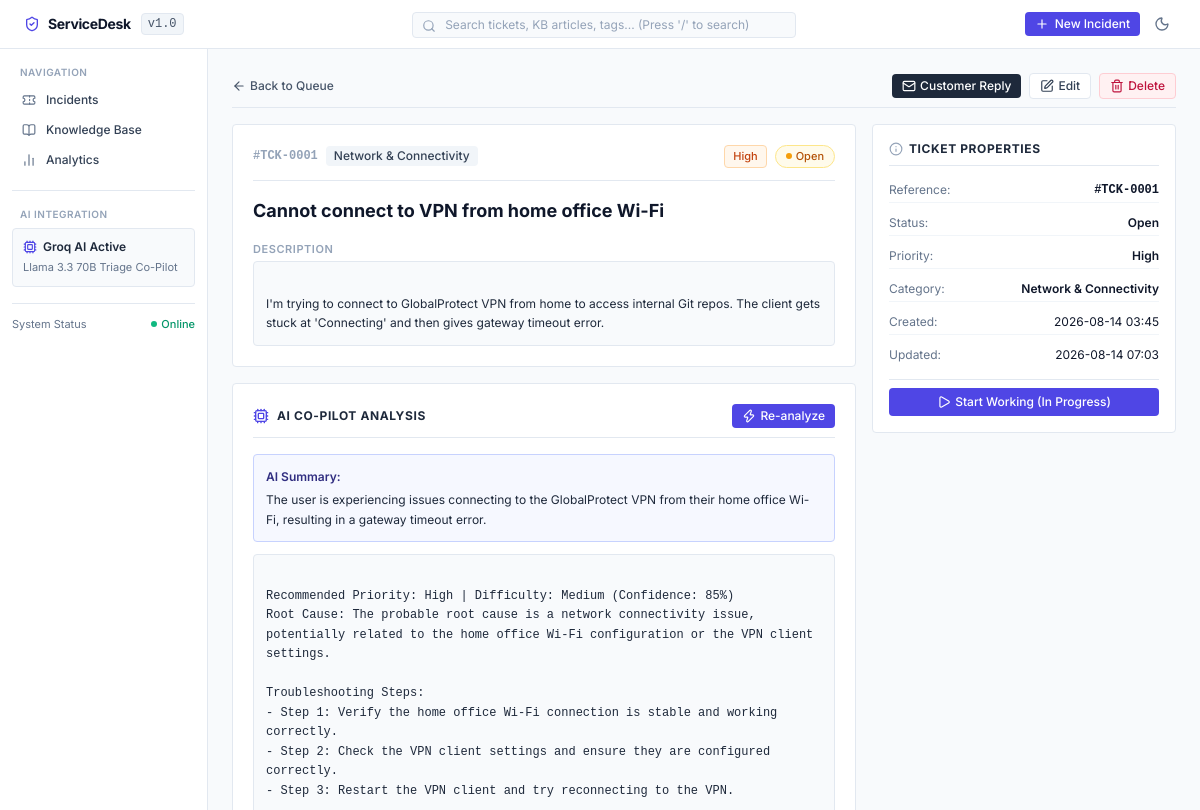
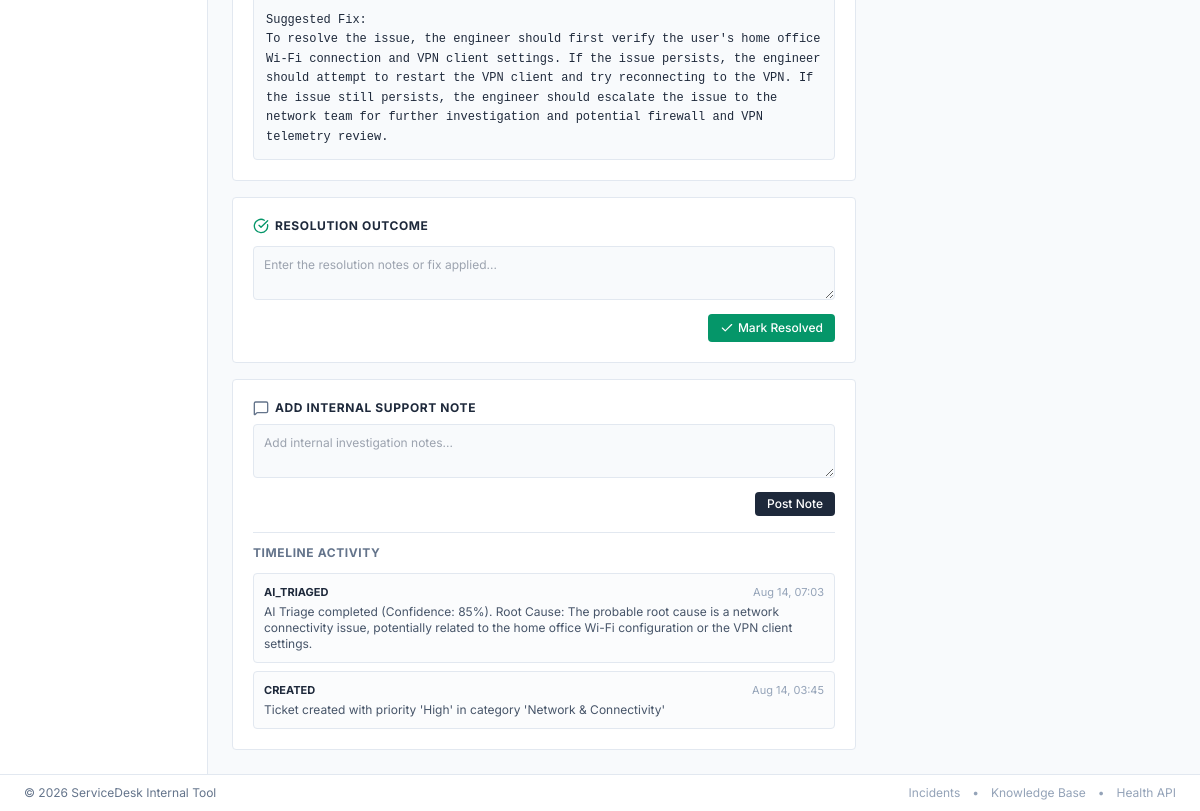
/tickets/1, run on an earlier commit of the app's database (2 pictures, top to bottom).
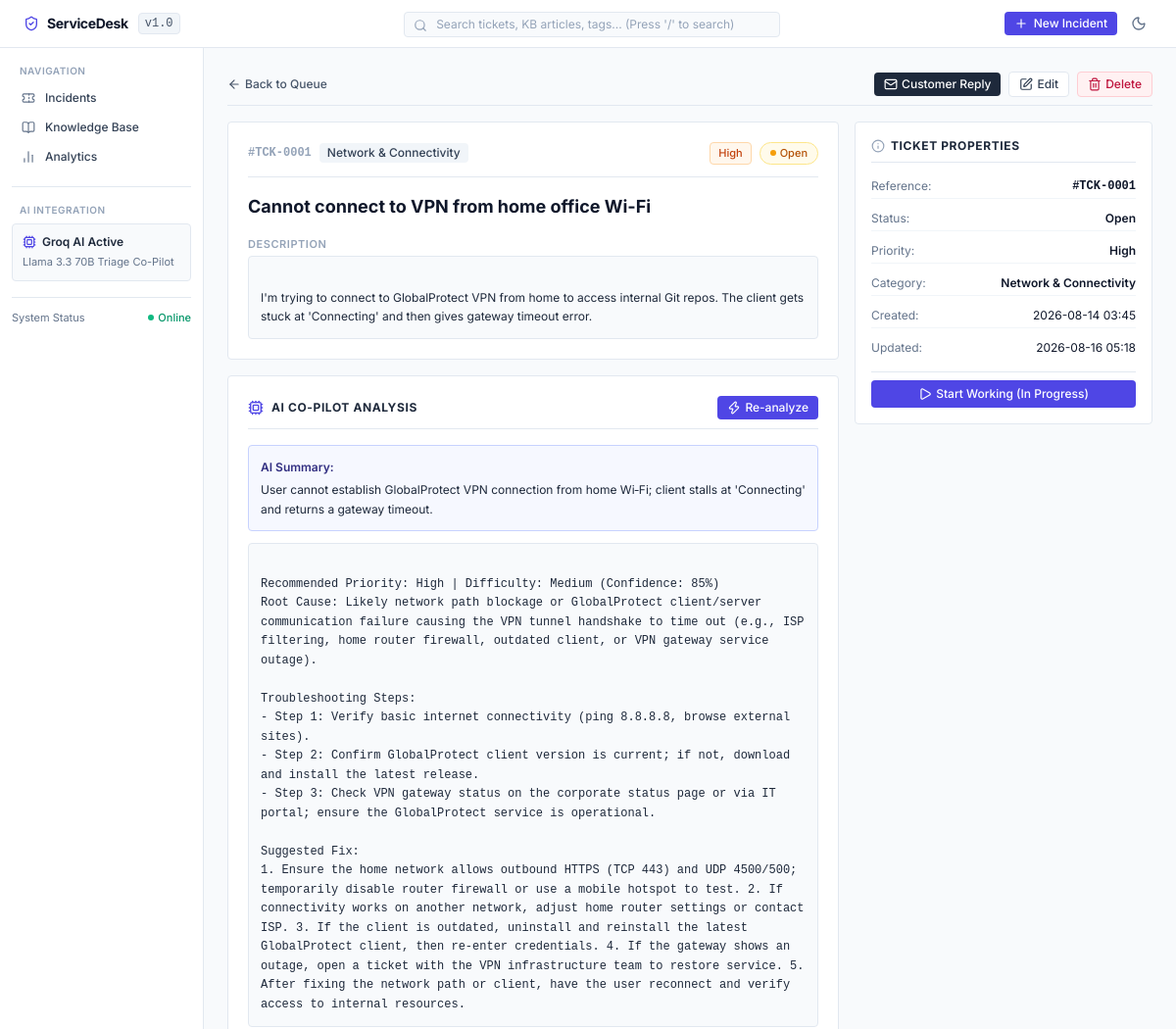
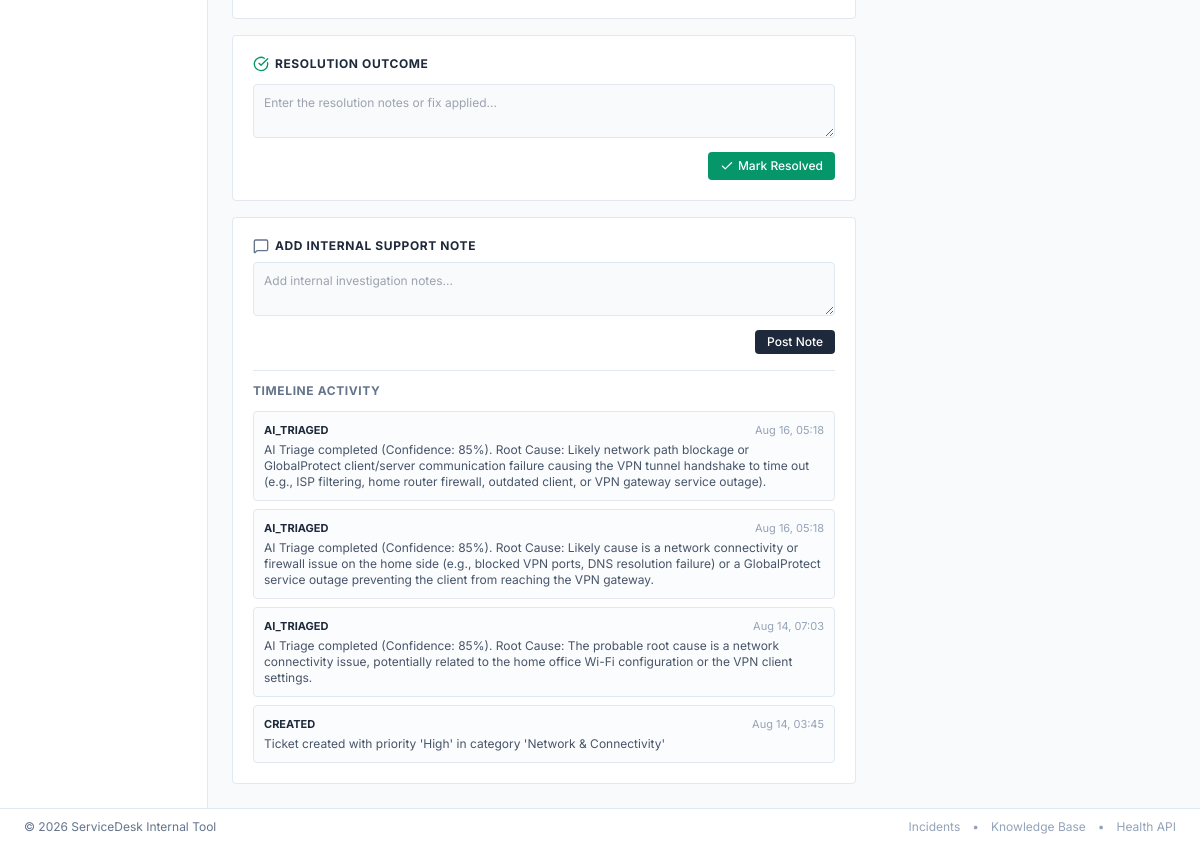
And on a later commit of the database (2 pictures, top to bottom).
### app/models.py (models this page shows)
class Ticket(Base):
    __tablename__ = "tickets"
    id = Column(Integer, primary_key=True, index=True, autoincrement=True)
    title = Column(String(255), nullable=False)
    description = Column(Text, nullable=False)
    status = Column(String(50), nullable=False, default="Open")  # Open, In Progress, Pending, Resolved, Closed
    priority = Column(String(50), nullable=False, default="Medium")  # Low, Medium, High, Urgent
    category = Column(String(100), nullable=False, default="General IT")
    ai_summary = Column(Text, nullable=True)
    suggested_resolution = Column(Text, nullable=True)
    final_resolution = Column(Text, nullable=True)
    created_at = Column(DateTime(timezone=True), default=utc_now)
    updated_at = Column(DateTime(timezone=True), default=utc_now, onupdate=utc_now)
    activities = relationship("TicketActivity", back_populates="ticket", cascade="all, delete-orphan", order_by="TicketActivity.created_at.desc()")

class TicketActivity(Base):
    __tablename__ = "ticket_activities"
    id = Column(Integer, primary_key=True, index=True, autoincrement=True)
    ticket_id = Column(Integer, ForeignKey("tickets.id", ondelete="CASCADE"), nullable=False)
    activity_type = Column(String(100), nullable=False)  # CREATED, STATUS_CHANGE, AI_TRIAGED, RESOLVED, COMMENT
    notes = Column(Text, nullable=True)
    created_at = Column(DateTime(timezone=True), default=utc_now)
    ticket = relationship("Ticket", back_populates="activities")

### app/routers/tickets.py (the view)
@router.get("/tickets/{ticket_id}", response_class=HTMLResponse)
async def view_ticket_detail(
    request: Request,
    ticket_id: int,
    created: Optional[bool] = False,
    updated: Optional[bool] = False,
    resolved: Optional[bool] = False,
    note_added: Optional[bool] = False,
    db: Session = Depends(get_db)
):
    ticket = TicketService.get_ticket_by_id(db, ticket_id)
    if not ticket:
        raise HTTPException(status_code=404, detail=f"Support Ticket #{ticket_id} not found")
    categories = TicketService.get_categories(db)
    return templates.TemplateResponse(
        request=request,
        name="tickets/detail.html",
        context={
            "app_name": settings.APP_NAME,
            "ticket": ticket,
            "categories": categories,
            "statuses": VALID_STATUSES,
            "priorities": VALID_PRIORITIES,
            "created": created,
            "updated": updated,
            "resolved": resolved,
            "note_added": note_added
        }
    )

### app/templates/tickets/detail.html (shortened to what the changed rows need)
{% extends "base.html" %}
{% block content %}
<div class="space-y-4">
    <div class="grid grid-cols-1 lg:grid-cols-12 gap-4">
        <div class="lg:col-span-8 space-y-4">
            <div class="rounded border border-slate-200 dark:border-slate-800 bg-white dark:bg-slate-900 p-4 sm:p-5 shadow-xs space-y-4">
                <div class="flex flex-wrap items-center justify-between gap-2 pb-3 border-b border-slate-200 dark:border-slate-800">
                    <div class="flex items-center gap-2">
                        <span class="font-mono text-xs font-bold text-slate-400">#TCK-{{ "%04d" % ticket.id }}</span>
                        <span class="text-xs px-2 py-0.5 rounded bg-slate-100 dark:bg-slate-800 text-slate-700 dark:text-slate-300 font-medium">
                            {{ ticket.category }}
                        </span>
                    </div>
                    <div class="flex items-center gap-2">
                    </div>
                </div>
                <h1 class="text-base sm:text-lg font-bold text-slate-900 dark:text-white">
                    {{ ticket.title }}
                </h1>
                <div class="space-y-1">
                    <p class="text-[11px] font-semibold uppercase tracking-wider text-slate-400">Description</p>
                    <div class="p-3 rounded border border-slate-200 dark:border-slate-800 bg-slate-50 dark:bg-slate-950 text-xs text-slate-800 dark:text-slate-200 leading-relaxed whitespace-pre-line">
                        {{ ticket.description }}
                    </div>
                </div>
            </div>
            <div class="rounded border border-slate-200 dark:border-slate-800 bg-white dark:bg-slate-900 p-4 sm:p-5 shadow-xs space-y-4">
                <div class="flex items-center justify-between pb-2 border-b border-slate-200 dark:border-slate-800">
                    <div class="flex items-center gap-2">
                        <h2 class="text-xs font-bold uppercase tracking-wider text-slate-800 dark:text-slate-200">
                            AI Co-Pilot Analysis
                        </h2>
                    </div>
                </div>
                {% if ticket.ai_summary %}
                    <div class="space-y-3">
                        <div class="p-3 rounded bg-indigo-50/50 dark:bg-indigo-950/20 border border-indigo-200 dark:border-indigo-900/40 text-xs text-slate-800 dark:text-slate-200 leading-relaxed space-y-1">
                            <span class="font-semibold text-indigo-900 dark:text-indigo-300 block">AI Summary:</span>
                            <p>{{ ticket.ai_summary }}</p>
                        </div>
                        <div class="p-3 rounded bg-slate-50 dark:bg-slate-950 border border-slate-200 dark:border-slate-800 text-xs text-slate-800 dark:text-slate-200 leading-relaxed font-mono whitespace-pre-line">
                            {{ ticket.suggested_resolution }}
                        </div>
                    </div>
                {% endif %}
            </div>
            <div class="rounded border border-slate-200 dark:border-slate-800 bg-white dark:bg-slate-900 p-4 sm:p-5 shadow-xs space-y-3">
                <h2 class="text-xs font-bold uppercase tracking-wider text-slate-800 dark:text-slate-200 flex items-center gap-1.5">
                    <i data-lucide="check-circle" class="w-4 h-4 text-emerald-600"></i>
                    <span>Resolution Outcome</span>
                </h2>
            </div>
            <div class="rounded border border-slate-200 dark:border-slate-800 bg-white dark:bg-slate-900 p-4 sm:p-5 shadow-xs space-y-4">
                <div class="space-y-2">
                    <h2 class="text-xs font-bold uppercase tracking-wider text-slate-800 dark:text-slate-200 flex items-center gap-1.5">
                        <i data-lucide="message-square" class="w-4 h-4 text-slate-500"></i>
                        <span>Add Internal Support Note</span>
                    </h2>
                </div>
                <div class="pt-3 border-t border-slate-200 dark:border-slate-800 space-y-3">
                    {% if ticket.activities %}
                        <div class="space-y-2">
                            {% for act in ticket.activities %}
                                <div class="p-2.5 rounded border border-slate-200 dark:border-slate-800 bg-slate-50/50 dark:bg-slate-950/50 text-xs space-y-1">
                                    <div class="flex items-center justify-between text-[11px]">
                                        <span class="font-bold text-slate-800 dark:text-slate-200">{{ act.activity_type }}</span>
                                        <span class="text-slate-400">{{ act.created_at.strftime('%b %d, %H:%M') }}</span>
                                    </div>
                                    <p class="text-slate-600 dark:text-slate-400">{{ act.notes }}</p>
                                </div>
                            {% endfor %}
                        </div>
                    {% else %}
                        <p class="text-xs text-slate-400 text-center py-2">No activity logged.</p>
                    {% endif %}
                </div>
            </div>
        </div>
        <div class="lg:col-span-4 space-y-4">
            <div class="rounded border border-slate-200 dark:border-slate-800 bg-white dark:bg-slate-900 p-4 shadow-xs space-y-3">
                <div class="space-y-2 text-xs">
                    <div class="flex justify-between py-1 border-b border-slate-100 dark:border-slate-800">
                        <span class="text-slate-500">Reference:</span>
                        <span class="font-mono font-semibold">#TCK-{{ "%04d" % ticket.id }}</span>
                    </div>
                    <div class="flex justify-between py-1 border-b border-slate-100 dark:border-slate-800">
                        <span class="text-slate-500">Status:</span>
                        <span class="font-semibold">{{ ticket.status }}</span>
                    </div>
                    <div class="flex justify-between py-1 border-b border-slate-100 dark:border-slate-800">
                        <span class="text-slate-500">Priority:</span>
                        <span class="font-semibold">{{ ticket.priority }}</span>
                    </div>
                    <div class="flex justify-between py-1 border-b border-slate-100 dark:border-slate-800">
                        <span class="text-slate-500">Category:</span>
                        <span class="font-semibold">{{ ticket.category }}</span>
                    </div>
                    <div class="flex justify-between py-1 border-b border-slate-100 dark:border-slate-800">
                        <span class="text-slate-500">Created:</span>
                        <span>{{ ticket.created_at.strftime('%Y-%m-%d %H:%M') }}</span>
                    </div>
                    <div class="flex justify-between py-1">
                        <span class="text-slate-500">Updated:</span>
                        <span>{{ ticket.updated_at.strftime('%Y-%m-%d %H:%M') }}</span>
                    </div>
                </div>
            </div>
        </div>
    </div>
</div>
{% endblock %}

What changed in the data, as far as the page shows it:
changed Ticket "Cannot connect to VPN from home office Wi-Fi": ai_summary "The user is experiencing issues connecting to the GlobalProtect VPN from their home office Wi-Fi, resulting in a gateway timeout error." → "User cannot establish GlobalProtect VPN connection from home Wi‑Fi; client stalls at 'Connecting' and returns a gateway timeout."; suggested_resolution "…(Confidence: 85%) Root Cause: The probable root cause is a network connectivity issue, potentially related to the home office Wi-Fi configuration or the VPN client settings. Troubleshooting Steps: - Step 1: Verify the home office Wi-Fi connection is stable and working correctly. - Step 2: Check the VPN client settings and ensure they are configured correctly. - Step 3: Restart the VPN client and try reconnecting to the VPN. Suggested Fix: To resolve the issue, the engineer should first verify the user's home office Wi-Fi connection and VPN client settings. If the issue persists, the engineer should attempt to restart the VPN client and try reconnecting to the VPN. If the issue still…" → "…(Confidence: 85%) Root Cause: Likely network path blockage or GlobalProtect client/server communication failure causing the VPN tunnel handshake to time out (e.g., ISP filtering, home router firewall, outdated client, or VPN gateway service outage). Troubleshooting Steps: - Step 1: Verify basic internet connectivity (ping 8.8.8.8, browse external sites). - Step 2: Confirm GlobalProtect client version is current; if not, download and install the latest release. - Step 3: Check VPN gateway status on the corporate status page or via IT portal; ensure the GlobalProtect service is operational. Suggested Fix: 1. Ensure the home network allows outbound HTTPS (TCP 443) and UDP 4500/500;…"; updated_at "2026-08-14 07:03" → "2026-08-16 05:18"
added TicketActivity: activity_type "AI_TRIAGED", created_at "Aug 16, 05:18", notes "AI Triage completed (Confidence: 85%). Root Cause: Likely network path blockage or GlobalProtect client/server communication failure causing the VPN tunnel handshake to time out (e.g., ISP filtering, home router firewall, outdated client, or VPN gateway service outage)."
added TicketActivity: activity_type "AI_TRIAGED", created_at "Aug 16, 05:18", notes "AI Triage completed (Confidence: 85%). Root Cause: Likely cause is a network connectivity or firewall issue on the home side (e.g., blocked VPN ports, DNS resolution failure) or a GlobalProtect service outage preventing the client from reaching the VPN gateway."
